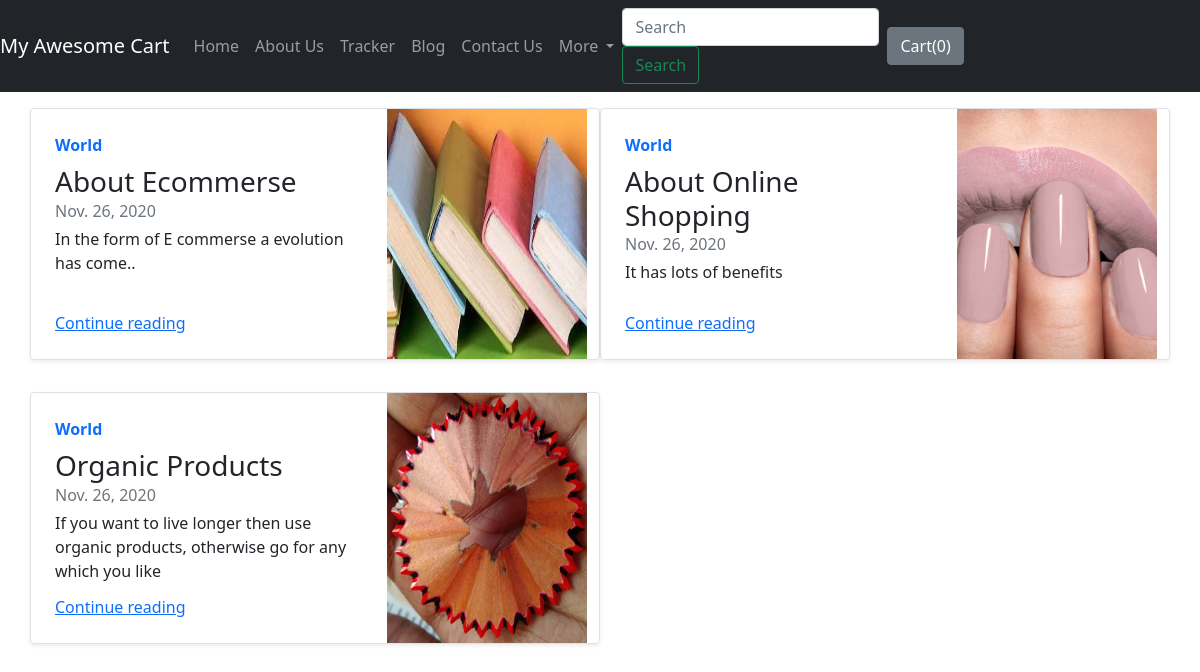
Screenshot of /blog/ with the database file from the repository.
### blog/models.py (models this page shows, shortened)
class Blogpost(models.Model):
    post_id = models.AutoField(primary_key=True)
    title = models.CharField(max_length=50)
    head0 = models.CharField(max_length=500, default="")
    chead0 = models.CharField(max_length=5000, default="")
    head1 = models.CharField(max_length=500, default="")
    chead1 = models.CharField(max_length=5000, default="")
    head2 = models.CharField(max_length=500, default="")
    chead2 = models.CharField(max_length=5000, default="")
    pub_date = models.DateField()
    thumbnail = models.ImageField(upload_to="shop/images", default="")

### blog/views.py (the view)
# urls.py: path('', views.index, name="blogHome"),
def index(request):
    myposts = Blogpost.objects.all()
    return render(request, 'blog/index.html',{'myposts':myposts})

### blog/templates/blog/index.html (shortened to what this page needs)
{% extends 'shop/basic.html' %}
{%block body%}
  <div class="container mt-3">
   <div class="row my-2">
    {% for item in myposts %}
      <div class="col-md-6">
        <div class="row no-gutters border rounded overflow-hidden flex-md-row mb-4 shadow-sm h-md-250 position-relative">
          <div class="col p-4 d-flex flex-column position-static">
            <strong class="d-inline-block mb-2 text-primary">World</strong>
            <h3 class="mb-0">{{item.title}}</h3>
            <div class="mb-1 text-muted">{{item.pub_date}}</div>
            <p class="card-text mb-auto">{{item.chead0}}</p>
            <a href="/blog/blogpost/{{item.post_id}}" class="stretched-link">Continue reading</a>
          </div>
          <div class="col-auto d-none d-lg-block">
            <img src='/media/{{item.thumbnail}}' alt="" class="bd-placeholder-img" width="200" height="250" xmlns="http://www.w3.org/2000/svg" preserveAspectRatio="xMidYMid slice" focusable="false" role="img" aria-label="Placeholder: Thumbnail">
          </div>
        </div>
      </div>
      {% if forloop.counter|divisibleby:2 %}
      </div><div class="row my-2">
      {% endif %}
    {% endfor %}
    </div>
{% endblock %}

### shop/templates/shop/basic.html (shortened to what this page needs)
<!doctype html>
<html lang="en">
<head>
    <link href="https://cdn.jsdelivr.net/npm/bootstrap@5.0.0-beta1/dist/css/bootstrap.min.css" rel="stylesheet">
  <link rel="stylesheet" href="https://cdnjs.cloudflare.com/ajax/libs/font-awesome/4.7.0/css/font-awesome.min.css">
</head>
<body>
  <nav class="navbar navbar-expand-lg navbar-dark bg-dark">
    <a class="navbar-brand" href="/shop">My Awesome Cart</a>
    <div class="collapse navbar-collapse" id="navbarSupportedContent">
      <ul class="navbar-nav mr-auto">
        <li class="nav-item active">
          <a class="nav-link" href="/shop">Home</a>
        </li>
        <li class="nav-item">
          <a class="nav-link" href="/shop/about">About Us</a>
        </li>
        <li class="nav-item">
          <a class="nav-link" href="/shop/tracker">Tracker</a>
        </li>
        <li class="nav-item">
          <a class="nav-link" href="/blog">Blog</a>
        </li>
        <li class="nav-item">
          <a class="nav-link" href="/shop/contact">Contact Us</a>
        </li>
        <li class="nav-item dropdown">
         <a class="nav-link dropdown-toggle" href="#" id="navbarDropdownMenuLink" role="button" data-toggle="dropdown" aria-haspopup="true" aria-expanded="false">
           More
         </a>
     </li>
      </ul>
      <form method="get" action="/shop/search/" class="form-inline my-2 my-lg-0">
        <input class="form-control mr-sm-2" type="search" placeholder="Search" aria-label="Search" name="search" id="search">
        <button class="btn btn-outline-success my-2 my-sm-0" type="submit">Search</button>
      </form>
      <button type="button" class="btn btn-secondary mx-2" id="popcart" data-container="body" data-toggle="popover" sanitize="false" data-placement="bottom" data-html="true" data-content="Vivamus
      sagittis lacus vel augue laoreet rutrum faucibus.">
          Cart(<span id="cart">0</span>)
      </button>
        </div>
  </nav>
{% block body %}{% endblock %}
</body>
</html>

### rows the page displays
Blogpost: title "About Ecommerse", pub_date "Nov. 26, 2020", chead0 "In the form of E commerse a evolution has come..", thumbnail (picture)
Blogpost: title "About Online Shopping", pub_date "Nov. 26, 2020", chead0 "It has lots of benefits", thumbnail (picture)
Blogpost: title "Organic Products", pub_date "Nov. 26, 2020", chead0 "If you want to live longer then use organic products, otherwise go for any which you like", thumbnail (picture)
